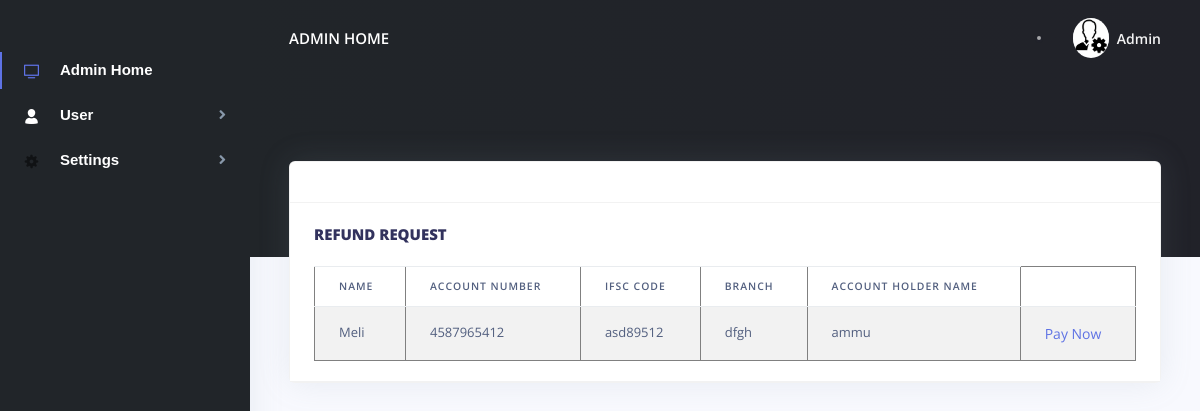
Screenshot of /user/re_am.php with the database file from the repository.
### tables this page shows
CREATE TABLE `account` (
  `a_id` int(10) NOT NULL,
  `f_name` varchar(30) NOT NULL,
  `ac_num` varchar(30) NOT NULL,
  `ifsc` varchar(50) NOT NULL,
  `branch` varchar(30) NOT NULL,
  `name` varchar(50) NOT NULL,
  `status` varchar(50) NOT NULL
);

### user/re_am.php (the view, shortened to what this page needs)
<?php
include('dbcontroller.php');
$sql="SELECT * FROM account where status='1'";
$result=mysqli_query($con,$sql);
?>
<!DOCTYPE html>
<html lang="en">
<head>
  <link href="./assets/js/plugins/nucleo/css/nucleo.css" rel="stylesheet" />
  <link href="./assets/js/plugins/@fortawesome/fontawesome-free/css/all.min.css" rel="stylesheet" />
  <link href="./assets/css/argon-dashboard.css?v=1.1.0" rel="stylesheet" />
</head>
<body class="">
  <nav class="navbar navbar-vertical fixed-left navbar-expand-md navbar-light bg-dark" id="sidenav-main">
    <div class="container-fluid">
      <div class="collapse navbar-collapse" id="sidenav-collapse-main">
        <ul class="navbar-nav ">
          <li class="nav-item  class=" active" ">
              <a class=" nav-link active " href=" ./index.php"> <i class="ni ni-tv-2 text-primary"></i> <b style="color:white;font-family: Arial, Helvetica, sans-serif;font-size:15px;">Admin Home</b>
            </a>
          </li>
              <li class="nav-item">
            <a class="nav-link " data-target="#PageSubmenu9" data-toggle="collapse">
              <i  class="ni ni-single-02 text-white"></i> <b style="color:white;font-family: Arial, Helvetica, sans-serif;font-size:15px;">User</b>
            </a>
            </li>
             <li class="nav-item">
            <a class="nav-link " href="#PageSubmenu0" data-toggle="collapse">
                <i class="ni ni-settings-gear-65"></i><b style="color:white;font-family: Arial, Helvetica, sans-serif;font-size:15px;">Settings</b>
            </a>
            </li>
        </ul>
      </div>
    </div>
  </nav>
  <div class="main-content">
    <nav class="navbar navbar-top navbar-expand-md navbar-dark" id="navbar-main">
      <div class="container-fluid">
        <a class="h4 mb-0 text-white text-uppercase d-none d-lg-inline-block" href="./index.php">Admin Home</a>
        <form class="navbar-search navbar-search-dark form-inline mr-3 d-none d-md-flex ml-lg-auto">
          <div class="form-group mb-0">
            <div class="input-group input-group-alternative">
            </div>
          </div>
        </form>
        <ul class="navbar-nav align-items-center d-none d-md-flex">
          <li class="nav-item dropdown">
            <a class="nav-link pr-0" href="#" role="button" data-toggle="dropdown" aria-haspopup="true" aria-expanded="false">
              <div class="media align-items-center">
                <span class="avatar avatar-sm rounded-circle">
                  <img alt="Image placeholder" src="./assets/img/brand/admin.png">
                </span>
                <div class="media-body ml-2 d-none d-lg-block">
                  <span class="mb-0 text-sm  font-weight-bold">Admin</span>
                </div>
              </div>
            </a>
          </li>
        </ul>
      </div>
    </nav>
    <div class="header bg-gradient-dark pb-8 pt-5 pt-md-8">
      <div class="container-fluid">
        <div class="header-body">
          <div class="row">
            <div class="col-xl-3 col-lg-6">
            </div>
            <div class="col-xl-3 col-lg-6">
            </div>
            <div class="col-xl-3 col-lg-6">
            </div>
            <div class="col-xl-3 col-lg-6">
            </div>
          </div>
        </div>
      </div>
    </div>
    <div class="container-fluid mt--7">
      <div class="row">
        <div class="col-xl-12 mb-2 mb-xl-0">
          <div class="card shadow">
            <div class="card-header bg-transparent">
            </div>
                   <div class="card-header ">
              <h4 class="card-title"><b>REFUND REQUEST</b></h4>
                <table class="table table-hover table-striped" border="1">
                            <thead>
                                <th>NAME</th>
                                <th>ACCOUNT NUMBER</th>
                                <th>IFSC CODE</th>
                                <th>BRANCH</th>
 <th>ACCOUNT HOLDER NAME</th>
                            </thead>
                            <?php
                            while($row=mysqli_fetch_array($result))
                            {
                              ?>
                            <tbody>
                                <tr>
                                     <td><div class="f_name"><?php echo $row['f_name'];?></div></td>
                                              <td><div class="ac_num"><?php echo $row['ac_num'];?></div></td>
                                    <td><div class="ifsc"><?php echo $row['ifsc'];?></div></td>
                                    <td><div class="branch"><?php echo $row['branch'];?></div></td>
                                    <td><div class="name"><?php echo $row['name'];?></div></td>
                                             <td style="font-size:14px;"><a href="../colorlib-regform-4/paymentad.php?b=<?php echo $row['f_name'];?>">Pay Now</a></td>
                                </tr>
                              </tbody>
                      <?php }  ?>
                            </table>
              </div>
          </div>
        </div>
      </div>
    </div>
  </div>
</body>
</html>

### rows the page displays
account: f_name "Meli", ac_num "4587965412", ifsc "asd89512", branch "dfgh", name "ammu"
